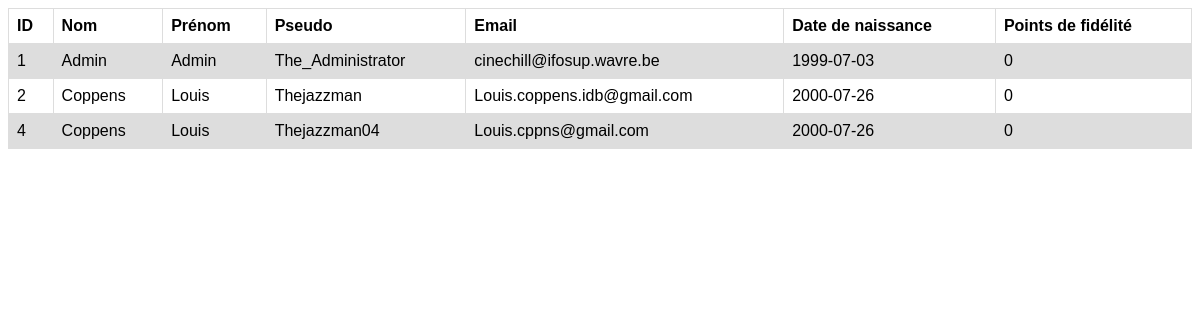
/model/user_tab.php, run on the app's committed database.
### tables this page shows
CREATE TABLE `user_tab` (
  `id_user` int(11) NOT NULL,
  `nom_user` varchar(25) DEFAULT NULL,
  `prenom_user` varchar(50) DEFAULT NULL,
  `pseudo_user` varchar(50) DEFAULT NULL,
  `password_user` varchar(60) DEFAULT NULL,
  `mail_user` varchar(100) DEFAULT NULL,
  `date_naissance_user` date DEFAULT NULL,
  `fidelite_user` int(11) DEFAULT 0
);

### model/user_tab.php (the view, shortened to what this page needs)
<?php
include('connection.php');
$query = "SELECT * FROM user_tab";
$stmt = $db->prepare($query);
$stmt->execute();
$result = $stmt->fetchAll();
if (count($result) > 0) {
  echo "<table>";
  echo "<tr>";
  echo "<th>ID</th>";
  echo "<th>Nom</th>";
  echo "<th>Prénom</th>";
  echo "<th>Pseudo</th>";
  echo "<th>Email</th>";
  echo "<th>Date de naissance</th>";
  echo "<th>Points de fidélité</th>";
  echo "</tr>";
  foreach ($result as $row) {
    echo "<tr>";
    echo "<td>" . $row["id_user"] . "</td>";
    echo "<td>" . $row["nom_user"] . "</td>";
    echo "<td>" . $row["prenom_user"] . "</td>";
    echo "<td>" . $row["pseudo_user"] . "</td>";
    echo "<td>" . $row["mail_user"] . "</td>";
    echo "<td>" . $row["date_naissance_user"] . "</td>";
    echo "<td>" . $row["fidelite_user"] . "</td>";
    echo "</tr>";
    }
    echo "</table>";
    } else {
    echo "Aucun enregistrement trouvé";
    }
?>

### model/user_tab.php (style rules this page uses)
table { font-family: arial, sans-serif; border-collapse: collapse; width: 100%; }
td, th { border: 1px solid #dddddd; text-align: left; padding: 8px; }
tr:nth-child(even) { background-color: #dddddd; }

### data on the page
user_tab: id_user "1", nom_user "Admin", prenom_user "Admin", pseudo_user "The_Administrator", mail_user "cinechill@ifosup.wavre.be", date_naissance_user "1999-07-03", fidelite_user "0"
user_tab: id_user "2", nom_user "Coppens", prenom_user "Louis", pseudo_user "Thejazzman", mail_user "Louis.coppens.idb@gmail.com", date_naissance_user "2000-07-26", fidelite_user "0"
user_tab: id_user "4", nom_user "Coppens", prenom_user "Louis", pseudo_user "Thejazzman04", mail_user "Louis.cppns@gmail.com", date_naissance_user "2000-07-26", fidelite_user "0"
